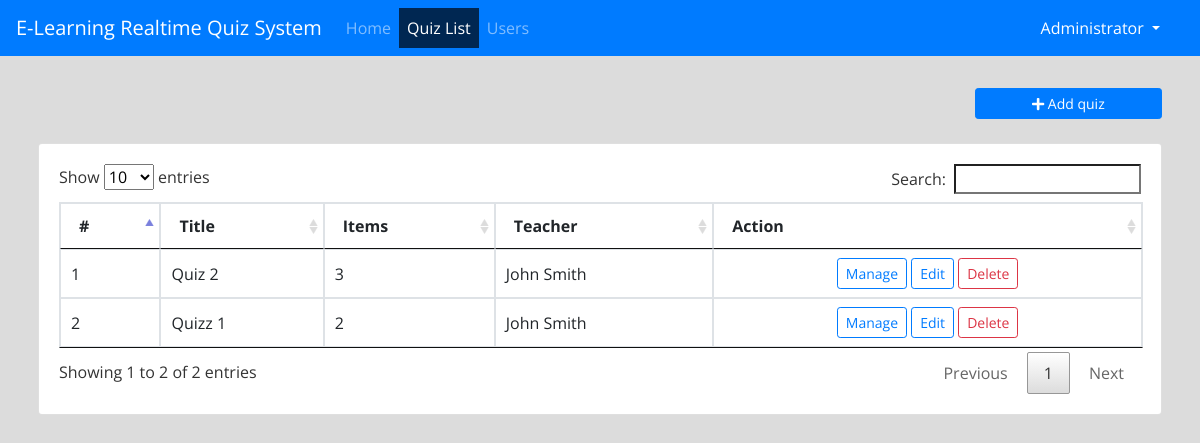
The app's page /index.php?page=quiz_list (signed in) with its own data.
### tables this page shows
CREATE TABLE `quiz_list` (
  `id` int(30) NOT NULL,
  `title` varchar(200) NOT NULL,
  `user_id` int(20) NOT NULL,
  `status` tinyint(1) DEFAULT 0 COMMENT '0=pending,1=on-going,2=done',
  `date_updated` datetime NOT NULL DEFAULT current_timestamp() ON UPDATE current_timestamp()
);

CREATE TABLE `users` (
  `id` int(30) NOT NULL,
  `name` text NOT NULL,
  `type` tinyint(4) NOT NULL DEFAULT 2 COMMENT '1 = Admin, 2= Teacher, 3 = student',
  `username` varchar(100) NOT NULL,
  `password` text NOT NULL
);

### quiz_list.php (the view, shortened to what this page needs)
<?php include('db_connect.php');?>
<div class="container-fluid">
	<div class="col-lg-12">
		<div class="row mb-4 mt-4">
			<div class="col-md-12">
				<button class="btn btn-primary btn-block btn-sm col-sm-2 float-right" type="button" id="new_quiz">
					<i class="fa fa-plus"></i> Add quiz
				</button>
			</div>
		</div>
		<div class="row">
			<div class="col-md-12">
				<div class="card">
					<div class="card-body">
						<table class="table table-bordered table-hover">
							<thead>
							<tr>
								<th>#</th>
								<th>Title</th>
								<th>Items</th>
								<?php if($_SESSION['login_type'] ==1): ?>
								<th>Teacher</th>
								<?php endif; ?>
								<th>Action</th>
							</tr>
							</thead>
							<tbody>
								<?php
								$where = '';
								$qry = $conn->query("SELECT q.*,u.name as fname from quiz_list q left join users u on q.user_id = u.id ".$where." order by q.title asc ");
								$i = 1;
								if($qry->num_rows > 0):
									while($row= $qry->fetch_assoc()):
										$items = $conn->query("SELECT count(id) as item_count from questions where qid = '".$row['id']."' ")->fetch_array()['item_count'];
								?>
								<tr>
									<td><?php echo $i++ ?></td>
									<td><?php echo $row['title'] ?></td>
									<td><?php echo $items ?></td>
										<?php if($_SESSION['login_type'] ==1): ?>
									<td><?php echo $row['fname'] ?></td>
										<?php endif; ?>
									<td class="text-center">
										<a class="btn btn-sm btn-outline-primary edit_quiz" href="index.php?page=quiz_view&id=<?php echo $row['id'] ?>" >Manage</a>
										<button class="btn btn-sm btn-outline-primary edit_quiz" type="button" data-id="<?php echo $row['id'] ?>" >Edit</button>
										<button class="btn btn-sm btn-outline-danger delete_quiz" type="button" data-id="<?php echo $row['id'] ?>">Delete</button>
									</td>
								</tr>
								<?php endwhile; ?>
								<?php endif; ?>
							</tbody>
						</table>
					</div>
				</div>
			</div>
		</div>
	</div>
</div>

### assets/css/style.css (style rules this page uses)
body { font-family: "Open Sans", sans-serif; color: #444444; width: 100%; height: calc(100%); }
a { color: #1977cc; }

### index.php (style rules this page uses)
body { background: #80808045; }

### quiz_list.php (style rules this page uses)
td { vertical-align: middle !important; }

### records on screen
quiz_list: title "Quiz 2", items "3", user.name "John Smith"
quiz_list: title "Quizz 1", id "2", user.name "John Smith"

### other values on screen
$_SESSION['login_name'] "Administrator"
